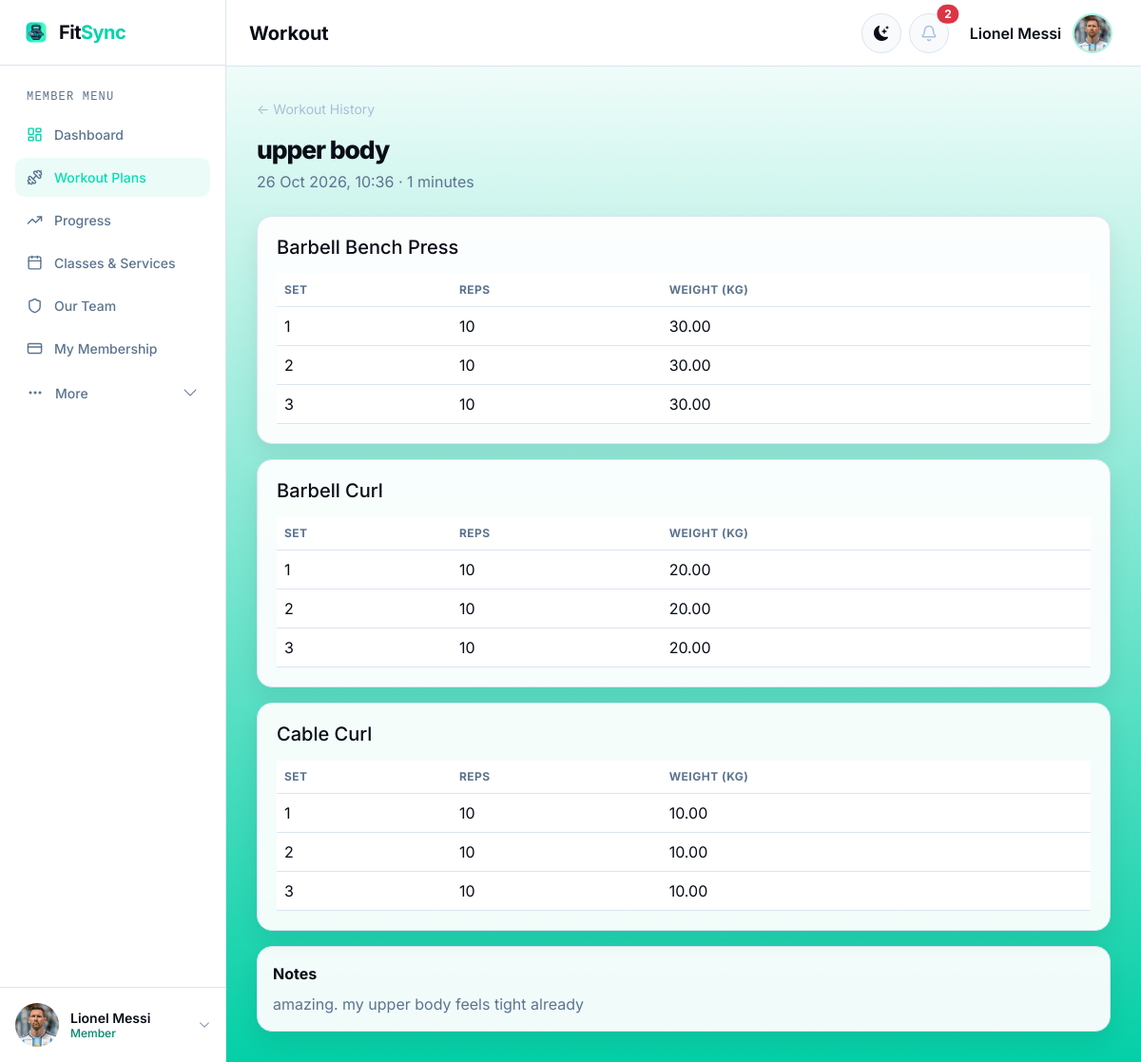
The page /workouts/history/61/ (signed in) on the database its author committed.
### gym/models.py (models this page shows, shortened)
class User(AbstractUser):
    class Role(models.TextChoices):
        MEMBER = ("MEMBER", "Member")
        STAFF = ("STAFF", "Staff")
        COACH = ("COACH", "Coach")
        ADMIN = ("ADMIN", "Admin")
    email = models.EmailField(unique=True)
    role = models.CharField(max_length=20, choices=Role.choices, default=Role.MEMBER)
    class Meta:
        db_table = "accounts_user"

class MemberProfile(models.Model):
    user = models.OneToOneField(
        settings.AUTH_USER_MODEL,
        on_delete=models.CASCADE,
        related_name="member_profile",
    )
    profile_picture = models.ImageField(
        upload_to="profile_pics/", blank=True, null=True
    )
    avatar_static_path = models.CharField(max_length=255, blank=True)
    @property
    def avatar_url(self):
        from django.templatetags.static import static
        if self.profile_picture:
            return self.profile_picture.url
        return static(self.avatar_static_path) if self.avatar_static_path else ""
    phone = models.CharField(max_length=30, blank=True)
    date_of_birth = models.DateField(blank=True, null=True)
    emergency_contact = models.CharField(max_length=100, blank=True)
    age = models.PositiveSmallIntegerField(blank=True, null=True)
    height_cm = models.PositiveIntegerField(blank=True, null=True)
    current_weight_kg = models.DecimalField(
        max_digits=5, decimal_places=2, blank=True, null=True
    )
    target_weight_kg = models.DecimalField(
        max_digits=5, decimal_places=2, blank=True, null=True
    )
    fitness_goal = models.CharField(max_length=200, blank=True)
    medical_notes = models.TextField(blank=True)
    class Meta:
        db_table = "accounts_memberprofile"

class WorkoutSession(models.Model):
    member = models.ForeignKey(
        settings.AUTH_USER_MODEL,
        on_delete=models.CASCADE,
        related_name="workout_sessions",
    )
    workout_plan = models.ForeignKey(
        WorkoutPlan,
        on_delete=models.SET_NULL,
        null=True,
        blank=True,
        related_name="sessions",
    )
    started_at = models.DateTimeField(default=timezone.now)
    completed_at = models.DateTimeField(null=True, blank=True)
    duration_minutes = models.PositiveIntegerField(null=True, blank=True)
    notes = models.TextField(blank=True)
    class Meta:
        ordering = ["-started_at"]
        db_table = "workouts_workoutsession"

class WorkoutPlan(models.Model):
    PLAN_TYPE_CHOICES = [("PERSONAL", "Personal"), ("COACH_ASSIGNED", "Coach Assigned")]
    member = models.ForeignKey(
        settings.AUTH_USER_MODEL, on_delete=models.CASCADE, related_name="workout_plans"
    )
    coach = models.ForeignKey(
        settings.AUTH_USER_MODEL,
        on_delete=models.SET_NULL,
        null=True,
        blank=True,
        related_name="assigned_workout_plans",
    )
    name = models.CharField(max_length=100)
    goal = models.CharField(max_length=255, blank=True)
    description = models.TextField(blank=True)
    workout_days = models.CharField(max_length=100, blank=True)
    plan_type = models.CharField(
        max_length=20, choices=PLAN_TYPE_CHOICES, default="PERSONAL"
    )
    is_active = models.BooleanField(default=True)
    created_at = models.DateTimeField(auto_now_add=True)
    updated_at = models.DateTimeField(auto_now=True)
    class Meta:
        db_table = "workouts_workoutplan"

class Exercise(models.Model):
    MUSCLE_CHOICES = [
        ("CHEST", "Chest"),
        ("BACK", "Back"),
        ("SHOULDERS", "Shoulders"),
        ("BICEPS", "Biceps"),
        ("TRICEPS", "Triceps"),
        ("LEGS", "Legs"),
        ("GLUTES", "Glutes"),
        ("CORE", "Core"),
    ]
    EQUIPMENT_CHOICES = [
        ("BARBELL", "Barbell"),
        ("DUMBBELL", "Dumbbell"),
        ("CABLE", "Cable"),
        ("MACHINE", "Machine"),
        ("BODYWEIGHT", "Bodyweight"),
        ("KETTLEBELL", "Kettlebell"),
        ("BAND", "Resistance Band"),
        ("OTHER", "Other"),
    ]
    DIFFICULTY_CHOICES = [
        ("BEGINNER", "Beginner"),
        ("INTERMEDIATE", "Intermediate"),
        ("ADVANCED", "Advanced"),
    ]
    INTENSITY_CHOICES = [
        ("LOW", "Low"),
        ("MODERATE", "Moderate"),
        ("HIGH", "High"),
        ("VERY_HIGH", "Very High"),
    ]
    name = models.CharField(max_length=100)
    category = models.CharField(max_length=20, choices=MUSCLE_CHOICES)
    secondary_muscles = models.CharField(max_length=150, blank=True)
    equipment = models.CharField(
        max_length=20, choices=EQUIPMENT_CHOICES, default="OTHER"
    )
    difficulty = models.CharField(
        max_length=20, choices=DIFFICULTY_CHOICES, default="BEGINNER"
    )
    intensity = models.CharField(
        max_length=20, choices=INTENSITY_CHOICES, default="MODERATE"
    )
    description = models.TextField(blank=True)
    instructions = models.TextField(blank=True)
    image = models.ImageField(upload_to="exercises/", null=True, blank=True)
    is_active = models.BooleanField(default=True)
    class Meta:
        ordering = ["category", "name"]
        db_table = "workouts_exercise"

class WorkoutExerciseRecord(models.Model):
    workout_session = models.ForeignKey(
        WorkoutSession, on_delete=models.CASCADE, related_name="exercise_records"
    )
    exercise = models.ForeignKey(
        Exercise, on_delete=models.PROTECT, related_name="workout_records"
    )
    set_number = models.PositiveIntegerField(null=True, blank=True)
    sets = models.PositiveIntegerField(default=1)
    reps = models.PositiveIntegerField(default=1)
    weight_kg = models.DecimalField(
        max_digits=6, decimal_places=2, null=True, blank=True
    )
    duration_minutes = models.PositiveIntegerField(null=True, blank=True)
    class Meta:
        db_table = "workouts_workoutexerciserecord"

### gym/views.py (the view)
@login_required
def workout_history_detail(request, session_id):
    session = get_object_or_404(WorkoutSession, id=session_id)
    if request.user != session.member:
        if not (
            is_coach(request.user) and coach_is_assigned(request.user, session.member)
        ):
            return HttpResponseForbidden("You cannot view this workout history.")
    records = session.exercise_records.select_related("exercise").order_by(
        "exercise_id", "set_number", "id"
    )
    return render(
        request,
        "member/workout_history_detail.html",
        {
            "session": session,
            "records": records,
            "active_sidebar": "progress" if is_coach(request.user) else "history",
            "layout_template": (
                "layouts/coach_base.html"
                if is_coach(request.user)
                else "layouts/member_base.html"
            ),
        },
    )

### templates/member/workout_history_detail.html (shortened to what this page needs)
{% extends layout_template %}
{% load static %}
{% block dashboard_heading %}Workout{% endblock %}
{% block extra_css %}<link rel="stylesheet" href="{% static 'css/workouts.css' %}?v=3">{% endblock %}
{% block dashboard_content %}
<div class="workout-page">
    <a class="back-link" href="{% if request.user.role == 'COACH' %}{% url 'workouts:coach_member_progress' session.member_id %}{% else %}{% url 'workouts:history' %}{% endif %}">← Workout History</a>
    <div class="page-heading mt-3">
        <h1>{{ session.workout_plan.name|default:"Workout Summary" }}</h1>
        <p>{{ session.completed_at|date:"d M Y, H:i" }}{% if session.duration_minutes %} · {{ session.duration_minutes }} minutes{% endif %}</p>
    </div>
    {% regroup records by exercise as exercise_groups %}
    <div class="d-grid gap-3">
        {% for group in exercise_groups %}
            <article class="workout-card">
                <h2 class="h5 mb-3">{{ group.grouper.name }}</h2>
                <div class="table-responsive">
                    <table class="table align-middle mb-0">
                        <thead><tr><th scope="col">Set</th><th scope="col">Reps</th><th scope="col">Weight (kg)</th></tr></thead>
                        <tbody>
                            {% for record in group.list %}
                                <tr>
                                    <td>{% if record.set_number %}{{ record.set_number }}{% else %}{{ record.sets }} sets{% endif %}</td>
                                    <td>{{ record.reps }}</td>
                                    <td>{{ record.weight_kg|default_if_none:"—" }}</td>
                                </tr>
                            {% endfor %}
                        </tbody>
                    </table>
                </div>
            </article>
        {% endfor %}
    </div>
    {% if session.notes %}<div class="workout-panel p-3 mt-3"><strong>Notes</strong><p class="mb-0 mt-2">{{ session.notes }}</p></div>{% endif %}
</div>
{% endblock %}

### templates/includes/sidebar_user.html (shortened to what this page needs)
{% load static %}
<link rel="stylesheet" href="{% static 'css/sidebar-user.css' %}?v=1">
{% with user=request.user %}
<div class="sidebar-user dropup">
    <button
        id="sidebarUserToggle"
        class="sidebar-user-toggle"
        type="button"
        data-bs-toggle="dropdown"
        data-bs-display="static"
        aria-expanded="false"
        aria-label="Open account menu"
    >
        {% if user.member_profile.avatar_url %}
            <img src="{{ user.member_profile.avatar_url }}" alt="" class="sidebar-user-avatar">
        {% elif user.coach_profile.photo_url %}
            <img src="{{ user.coach_profile.photo_url }}" alt="" class="sidebar-user-avatar">
        {% else %}
            <span class="sidebar-user-avatar sidebar-user-initials" aria-hidden="true">
                {% if user.first_name or user.last_name %}{{ user.first_name|slice:":1"|upper }}{{ user.last_name|slice:":1"|upper }}{% else %}{{ user.username|slice:":1"|upper }}{% endif %}
            </span>
        {% endif %}
        <span class="sidebar-user-text">
            <span class="sidebar-user-name">{{ user.get_full_name|default:user.username }}</span>
            <span class="sidebar-user-role">{{ user.get_role_display }}</span>
        </span>
        <i class="bi bi-chevron-up sidebar-user-chevron" aria-hidden="true"></i>
    </button>
</div>
{% endwith %}

### templates/includes/dashboard_topbar_actions.html (shortened to what this page needs)
{% load static %}
<div class="dashboard-topbar-actions d-flex align-items-center gap-2">
    <button class="btn theme-toggle" type="button" data-theme-toggle aria-label="Switch to dark mode" title="Switch theme">
        <i class="bi bi-moon-stars" data-theme-icon aria-hidden="true"></i>
    </button>
    <div class="dropdown">
        <button class="btn notification-toggle position-relative" type="button" data-bs-toggle="dropdown" aria-expanded="false" aria-label="Notifications">
            {% if request.user.role == "MEMBER" %}
                <img src="{% static 'img/member-dashboard/bell.svg' %}" alt="">
            {% else %}
                <i class="bi bi-bell" aria-hidden="true"></i>
            {% endif %}
            {% if unread_notification_count %}<span class="position-absolute top-0 start-100 translate-middle badge rounded-pill text-bg-danger">{{ unread_notification_count }}</span>{% endif %}
        </button>
    </div>
    <div class="dropdown">
        <button class="navbar-account-toggle dashboard-account-toggle" type="button" data-bs-toggle="dropdown" aria-expanded="false">
            <span class="navbar-account-name">{{ request.user.get_full_name|default:request.user.username }}</span>
            {% if request.user.member_profile.avatar_url %}
                <img class="navbar-account-avatar" src="{{ request.user.member_profile.avatar_url }}" alt="">
            {% elif request.user.coach_profile.photo_url %}
                <img class="navbar-account-avatar" src="{{ request.user.coach_profile.photo_url }}" alt="">
            {% else %}
                <span class="navbar-account-avatar navbar-account-initials" aria-hidden="true">
                    {% if request.user.first_name or request.user.last_name %}{{ request.user.first_name|slice:":1"|upper }}{{ request.user.last_name|slice:":1"|upper }}{% else %}{{ request.user.username|slice:":1"|upper }}{% endif %}
                </span>
            {% endif %}
        </button>
    </div>
</div>

### rows shown on the page
User: member_profile.avatar_url (picture), get_full_name "Lionel Messi", role "Member", user.get_full_name "Lionel Messi", user.member_profile.avatar_url (picture)
WorkoutSession: workout_plan.name "upper body", completed_at "26 Oct 2026, 10:36", duration_minutes "1", notes "amazing. my upper body feels tight already"
Exercise: grouper.name "Barbell Bench Press"
WorkoutExerciseRecord: set_number "1", reps "10", weight_kg "30.00"
WorkoutExerciseRecord: set_number "2", reps "10", weight_kg "30.00"
WorkoutExerciseRecord: set_number "3", reps "10", weight_kg "30.00"
Exercise: grouper.name "Barbell Curl"
WorkoutExerciseRecord: set_number "1", reps "10", weight_kg "20.00"
WorkoutExerciseRecord: set_number "2", reps "10", weight_kg "20.00"
WorkoutExerciseRecord: set_number "3", reps "10", weight_kg "20.00"
Exercise: grouper.name "Cable Curl"
WorkoutExerciseRecord: set_number "1", reps "10", weight_kg "10.00"
WorkoutExerciseRecord: set_number "2", reps "10", weight_kg "10.00"
WorkoutExerciseRecord: set_number "3", reps "10", weight_kg "10.00"

### other values the page prints
{{ unread_notification_count }} "2"
